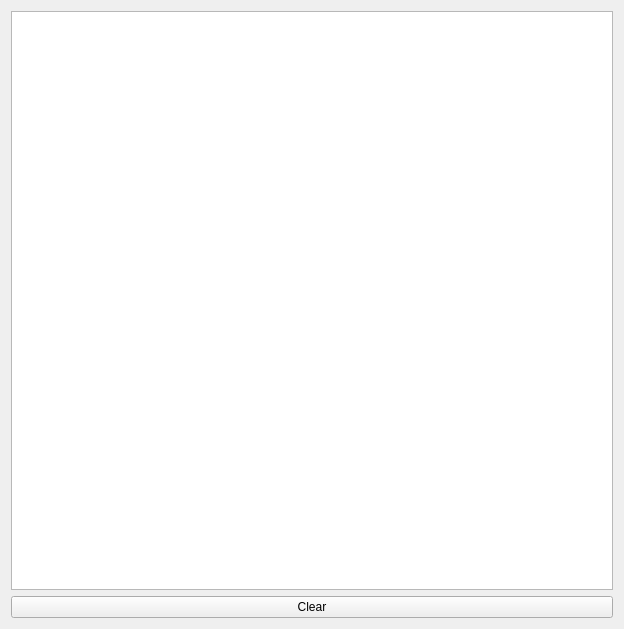
<?xml version="1.0" encoding="UTF-8"?>
<ui version="4.0">
 <class>FormDebugPrint</class>
 <widget class="QWidget" name="FormDebugPrint">
  <property name="geometry">
   <rect>
    <x>0</x>
    <y>0</y>
    <width>624</width>
    <height>629</height>
   </rect>
  </property>
  <property name="sizePolicy">
   <sizepolicy hsizetype="Maximum" vsizetype="Maximum">
    <horstretch>1</horstretch>
    <verstretch>1</verstretch>
   </sizepolicy>
  </property>
  <property name="minimumSize">
   <size>
    <width>221</width>
    <height>119</height>
   </size>
  </property>
  <property name="windowTitle">
   <string>Debug Dialog</string>
  </property>
  <property name="windowIcon">
   <iconset resource="tripod_lamp_gui.qrc">
    <normaloff>:/Tripod_Lamp_GUI/Icons/application_xp_terminal.png</normaloff>:/Tripod_Lamp_GUI/Icons/application_xp_terminal.png</iconset>
  </property>
  <layout class="QGridLayout" name="gridLayout">
   <item row="0" column="0">
    <widget class="QPlainTextEdit" name="plainTextEditDebug">
     <property name="sizePolicy">
      <sizepolicy hsizetype="Expanding" vsizetype="Expanding">
       <horstretch>0</horstretch>
       <verstretch>0</verstretch>
      </sizepolicy>
     </property>
     <property name="documentTitle">
      <string/>
     </property>
     <property name="readOnly">
      <bool>true</bool>
     </property>
     <property name="plainText">
      <string/>
     </property>
     <property name="textInteractionFlags">
      <set>Qt::TextSelectableByMouse</set>
     </property>
     <property name="maximumBlockCount">
      <number>0</number>
     </property>
     <property name="backgroundVisible">
      <bool>false</bool>
     </property>
    </widget>
   </item>
   <item row="1" column="0">
    <widget class="QPushButton" name="pushButtonClear">
     <property name="text">
      <string>Clear</string>
     </property>
    </widget>
   </item>
  </layout>
 </widget>
 <resources>
  <include location="tripod_lamp_gui.qrc"/>
 </resources>
 <connections/>
</ui>
